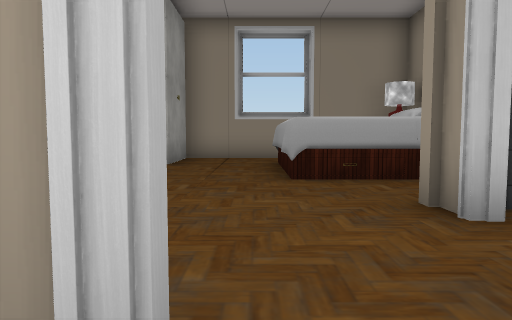
[1] (above)

24 first-person views from a walk through a 3-D level made in the Unity game engine. The camera is 1.3 m above the floor, tilts 4° down and sees 70° across. The floor is counted in squares, 2 m on a side. Each view is taken from the middle of a square. On the plan, view 1 faces up. The plan holds only what a view shows up to about 11 squares ahead; the rest is blank. Door leaves are left out, so doorways stand open. Some surface patterns are stand-ins.

[2]
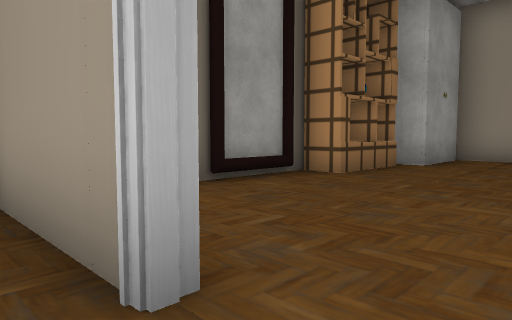

[3]
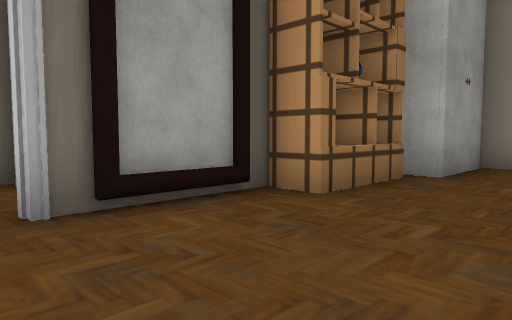

[4]
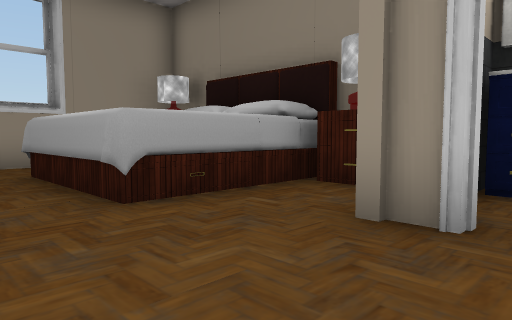

[5]
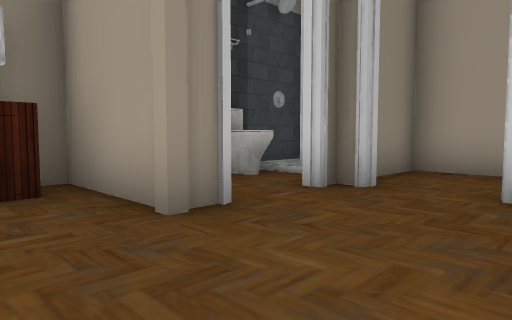

[6]
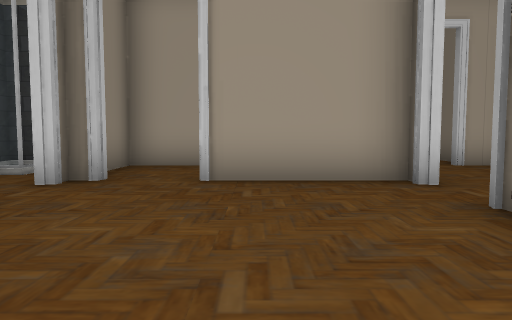

[7]
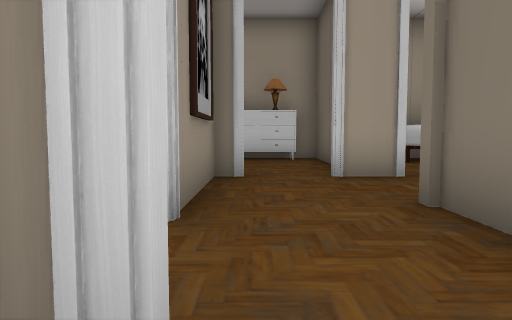

[8]
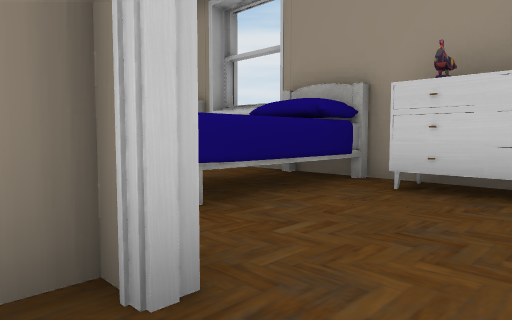

[9]
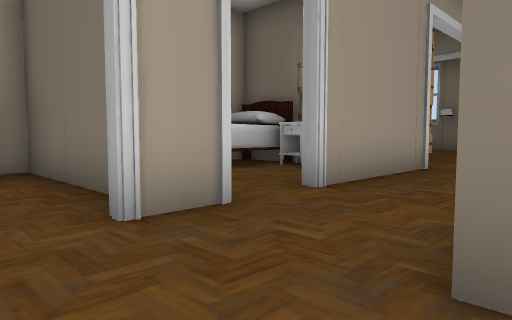

[10]
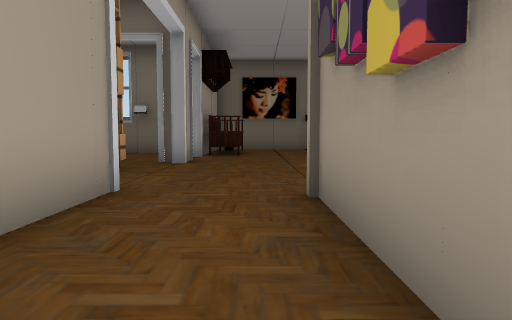

[11]
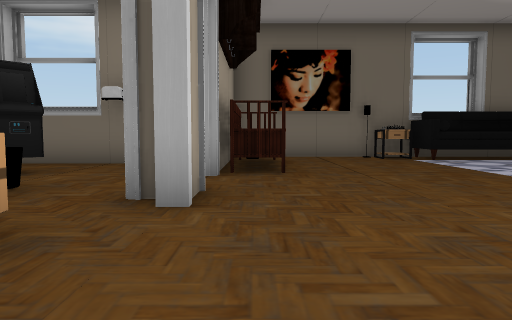

[12]
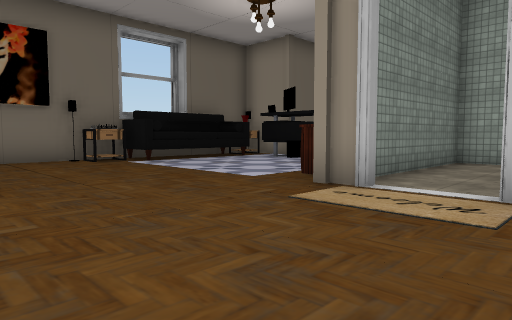

[13]
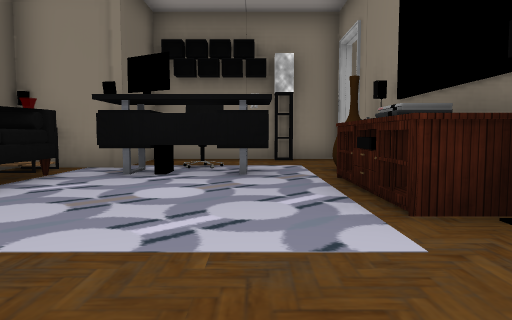

[14]
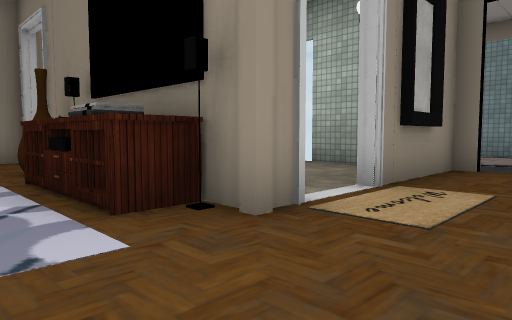

[15]
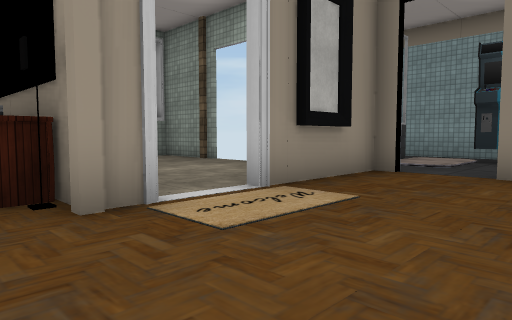

[16]
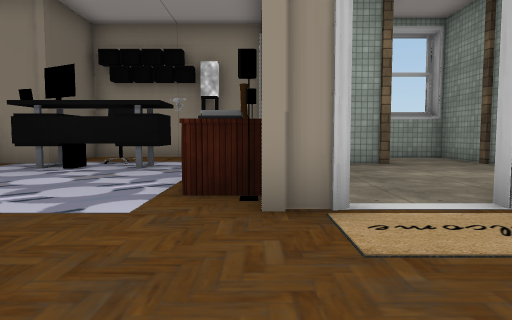

[17]
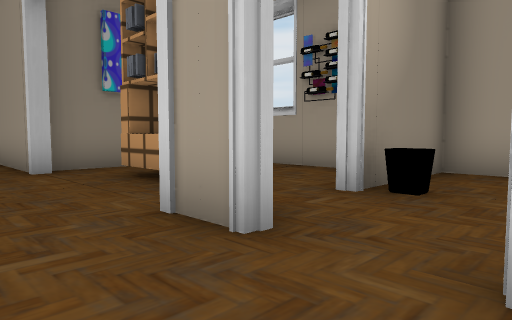

[18]
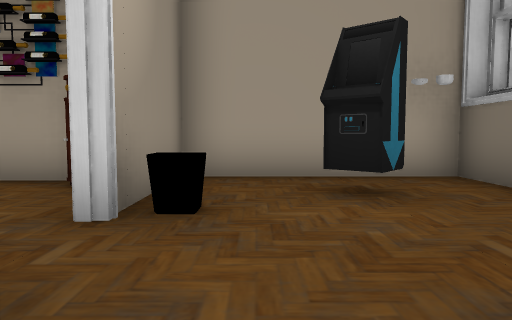

[19]
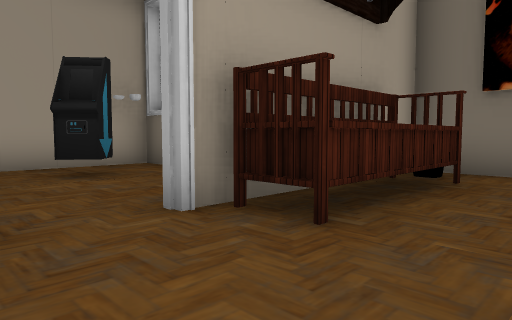

[20]
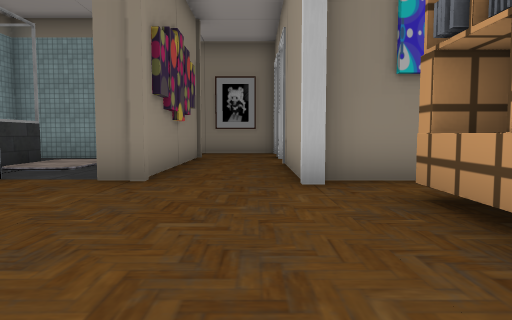

[21]
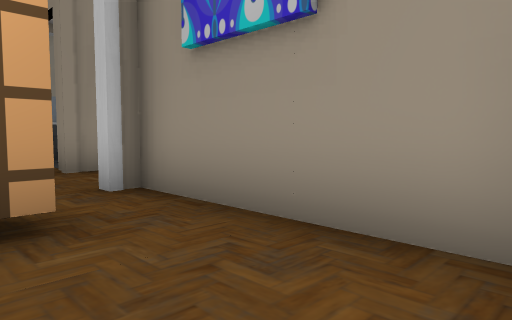

[22]
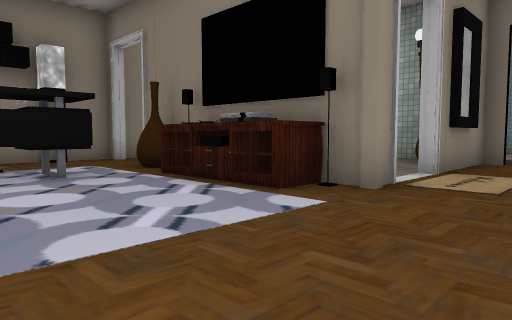

[23]
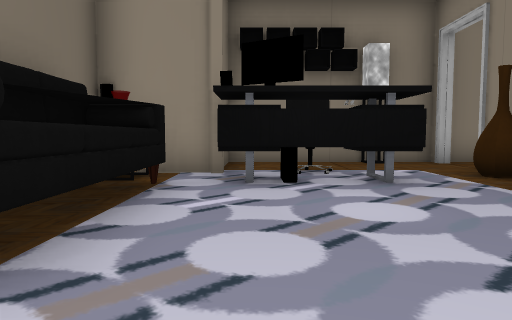

[24]
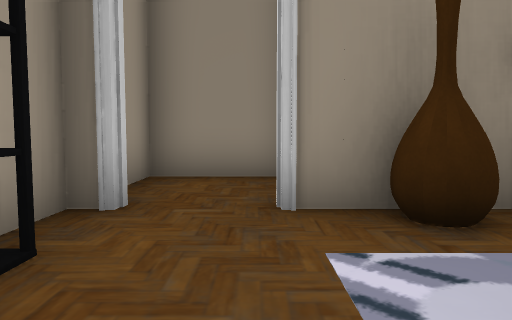

### Floor plan
Key: @ floor where view 1 was taken; # wall or solid block; . floor; / step, stairs or slope; D open door; C closet; P pillar; S shelf; M mirror; T table; I toilet; R dresser; A machine; H chair; E vase; N thing the floor can be seen under or through; B cabinet; O other object.
Columns run from 23 left of view 1 to 4 right of it. Each row starts with its distance up from view 1.
 11   #########          ####
 10   #...#D..###        ....
  9   #....D..#.#       C#...
  8   P.H..E##P.P       ##..O OO
  7  T.OOO.##...        S...O OO
  6 #O.....T ...#       S...OOOO
  5 #O.....O ...##   #  #......#
  4 #O.....##  OO#DD.# .M......T
  3 #T.....PDDN##.../#DD#....P##
  2 ##..............A ..DD...DDO
  1 #...........P####P..DD#DD#II
  0 #...................#..@.#D#
 -1 #OOOO...............#  ..# #
 -2 ###.##.#....####D#DD#  #####
 -3   # .....SS.#....#...O
 -4   #....O....#O...#...O
 -5   #..A.#.....OOO #...OO
 -6   #....#B....OOO ##R###
 -7   ##########

Positions as (right, up) in squares from view 1, and headings:
1: (0, 0), facing up
2: (1, 0), facing up-left
3: (0, 2), facing up-left
4: (-1, 2), facing up-right
5: (-1, 5), facing down-right
6: (-1, 6), facing down
7: (-4, 4), facing down
8: (-5, -1), facing down-right
9: (-4, 1), facing down-left
10: (-7, 0), facing left
11: (-12, -1), facing left
12: (-13, -1), facing up-left
13: (-18, 1), facing up
14: (-18, 1), facing up-right
15: (-17, 0), facing up-right
16: (-16, 0), facing up
17: (-18, 0), facing down-right
18: (-17, -1), facing down
19: (-16, 1), facing down-left
20: (-16, -1), facing right
21: (-13, -6), facing up-right
22: (-20, 1), facing up-right
23: (-20, 2), facing up
24: (-19, 9), facing right
